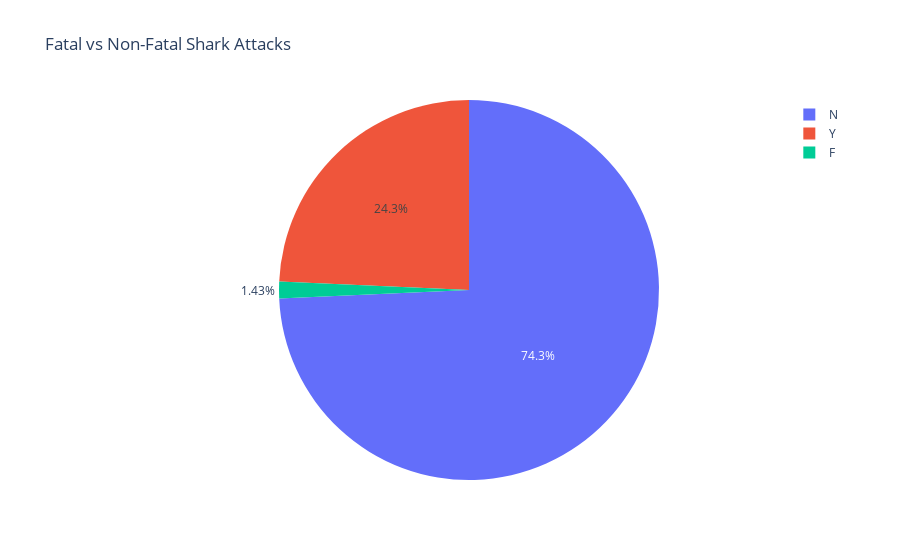
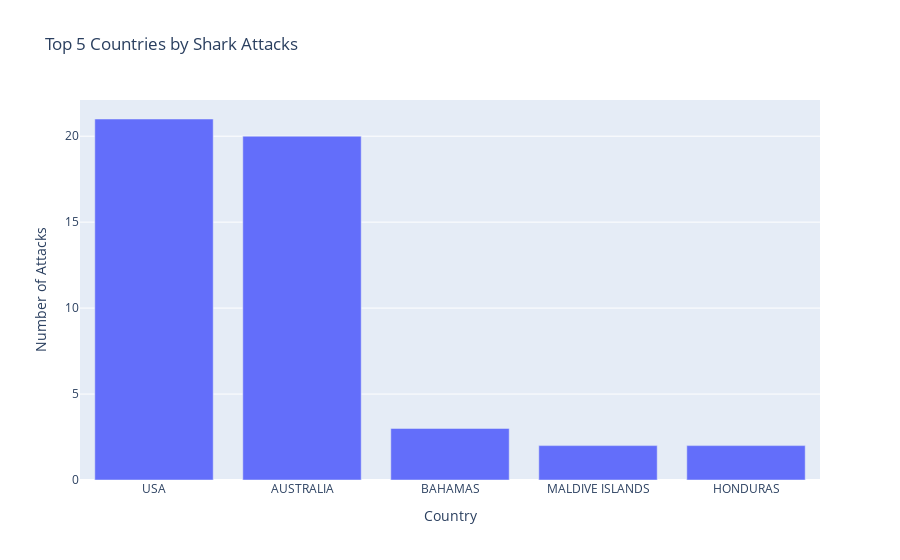
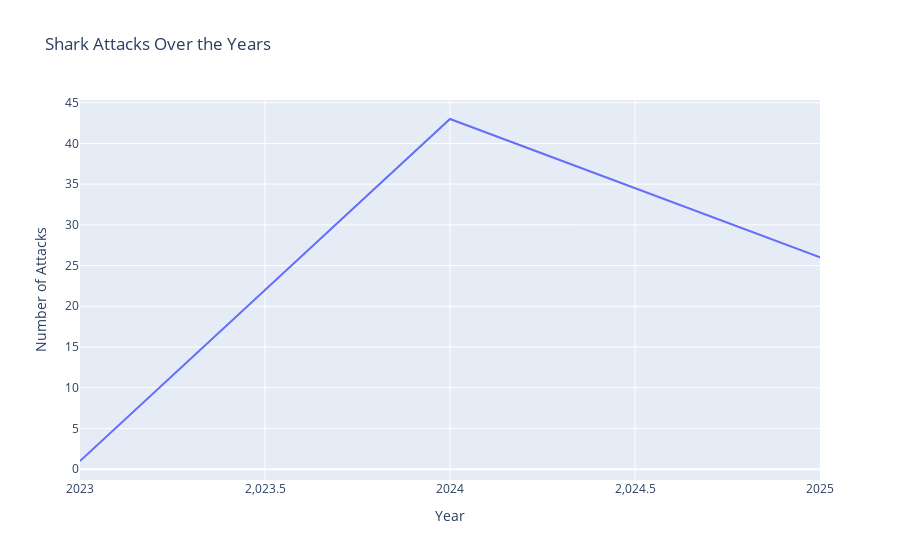
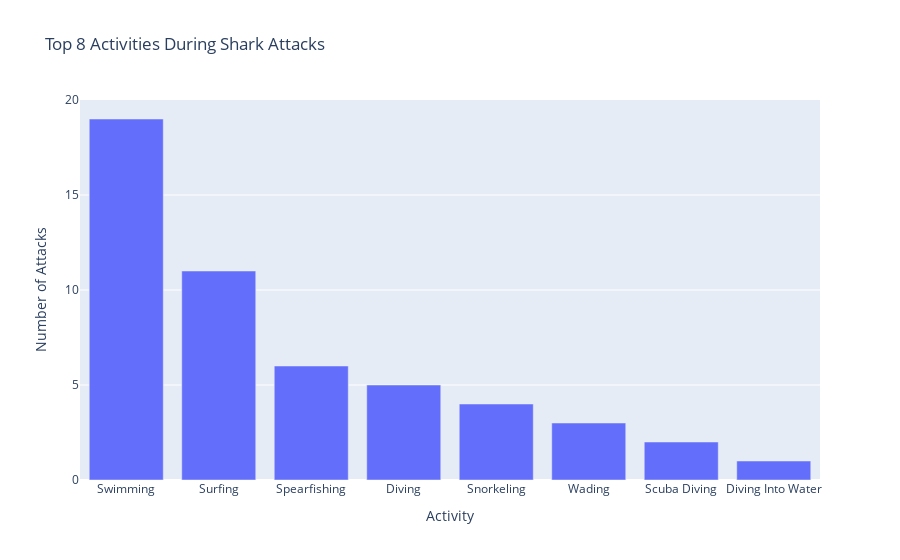

These figures' notebook cell, in order:
### Code cell
import plotly.express as px

# Assume df is your cleaned DataFrame and fatal_col, country_col, activity_col, date_col are detected

print("Columns in dataset:", df.columns.tolist())

# 1. Fatal vs Non-Fatal Pie Chart
fig1 = px.pie(df, names=fatal_col, title='Fatal vs Non-Fatal Shark Attacks')
fig1.show()

# 2. Top 10 Countries by Shark Attacks
top_countries = df[country_col].value_counts().nlargest(5)
fig2 = px.bar(x=top_countries.index, y=top_countries.values,
              title='Top 5 Countries by Shark Attacks',
              labels={'x': 'Country', 'y': 'Number of Attacks'})
fig2.show()

# 3. Shark Attacks Over the Years
df_filtered = df[df['Year'] >= 1700]
attacks_per_year = df_filtered['Year'].value_counts().sort_index()
fig3 = px.line(x=attacks_per_year.index, y=attacks_per_year.values,
               title='Shark Attacks Over the Years',
               labels={'x': 'Year', 'y': 'Number of Attacks'})
fig3.show()

# 4. Top 10 Activities During Shark Attacks
top_activities = df[activity_col].value_counts().nlargest(8)
fig4 = px.bar(x=top_activities.index, y=top_activities.values,
              title='Top 8 Activities During Shark Attacks',
              labels={'x': 'Activity', 'y': 'Number of Attacks'})
fig4.show()

# 5. Sunburst Chart: Country → Activity → Fatal
df_sunburst = df.dropna(subset=[country_col, activity_col, fatal_col])
fig5 = px.sunburst(df_sunburst, path=[country_col, activity_col, fatal_col],
                   title='Sunburst: Country → Activity → Fatal')
fig5.show()

### Figure 1 — Plotly figure (JSON) as saved in the notebook; plotly's stock layout.template omitted (floating-point values rounded to 4 significant figures)
{"data": [{"domain": {"x": [0, 1], "y": [0, 1]}, "hovertemplate": "Fatal Y/N=%{label}<extra></extra>", "labels": ["N", "N", "Y", "N", "N", "Y", "Y", "N", "N", "N", "Y", "N", "N", "N", "Y", "N", "N", "N", "N", "Y", "N", "N", "Y", "N", "Y", "Y", "Y", "N", "Y", "Y", "N", "N", "N", "Y", "N", "N", "N", "N", "N", "N", "Y", "N", "Y", "Y", "N", "N", "N", "N", "N", "N", "N", "N", "N", "N", "F", "N", "N", "N", "N", "Y", "N", "N", "N", "N", "N", "N", "N", "N", "N", "N"], "legendgroup": "", "name": "", "showlegend": true, "type": "pie"}], "layout": {"legend": {"tracegroupgap": 0}, "title": {"text": "Fatal vs Non-Fatal Shark Attacks"}}}

### Figure 2 — Plotly figure (JSON) as saved in the notebook; plotly's stock layout.template omitted (floating-point values rounded to 4 significant figures)
{"data": [{"alignmentgroup": "True", "hovertemplate": "Country=%{x}<br>Number of Attacks=%{y}<extra></extra>", "legendgroup": "", "marker": {"color": "#636efa", "pattern": {"shape": ""}}, "name": "", "offsetgroup": "", "orientation": "v", "showlegend": false, "textposition": "auto", "type": "bar", "x": ["USA", "AUSTRALIA", "BAHAMAS", "MALDIVE ISLANDS", "HONDURAS"], "xaxis": "x", "y": [21, 20, 3, 2, 2], "yaxis": "y"}], "layout": {"barmode": "relative", "legend": {"tracegroupgap": 0}, "title": {"text": "Top 5 Countries by Shark Attacks"}, "xaxis": {"anchor": "y", "domain": [0, 1], "title": {"text": "Country"}}, "yaxis": {"anchor": "x", "domain": [0, 1], "title": {"text": "Number of Attacks"}}}}

### Figure 3 — Plotly figure (JSON) as saved in the notebook; plotly's stock layout.template omitted (floating-point values rounded to 4 significant figures)
{"data": [{"hovertemplate": "Year=%{x}<br>Number of Attacks=%{y}<extra></extra>", "legendgroup": "", "line": {"color": "#636efa", "dash": "solid"}, "marker": {"symbol": "circle"}, "mode": "lines", "name": "", "orientation": "v", "showlegend": false, "type": "scatter", "x": [2023, 2024, 2025], "xaxis": "x", "y": [1, 43, 26], "yaxis": "y"}], "layout": {"legend": {"tracegroupgap": 0}, "title": {"text": "Shark Attacks Over the Years"}, "xaxis": {"anchor": "y", "domain": [0, 1], "title": {"text": "Year"}}, "yaxis": {"anchor": "x", "domain": [0, 1], "title": {"text": "Number of Attacks"}}}}

### Figure 4 — Plotly figure (JSON) as saved in the notebook; plotly's stock layout.template omitted (floating-point values rounded to 4 significant figures)
{"data": [{"alignmentgroup": "True", "hovertemplate": "Activity=%{x}<br>Number of Attacks=%{y}<extra></extra>", "legendgroup": "", "marker": {"color": "#636efa", "pattern": {"shape": ""}}, "name": "", "offsetgroup": "", "orientation": "v", "showlegend": false, "textposition": "auto", "type": "bar", "x": ["Swimming", "Surfing", "Spearfishing", "Diving", "Snorkeling", "Wading", "Scuba Diving", "Diving Into Water"], "xaxis": "x", "y": [19, 11, 6, 5, 4, 3, 2, 1], "yaxis": "y"}], "layout": {"barmode": "relative", "legend": {"tracegroupgap": 0}, "title": {"text": "Top 8 Activities During Shark Attacks"}, "xaxis": {"anchor": "y", "domain": [0, 1], "title": {"text": "Activity"}}, "yaxis": {"anchor": "x", "domain": [0, 1], "title": {"text": "Number of Attacks"}}}}
